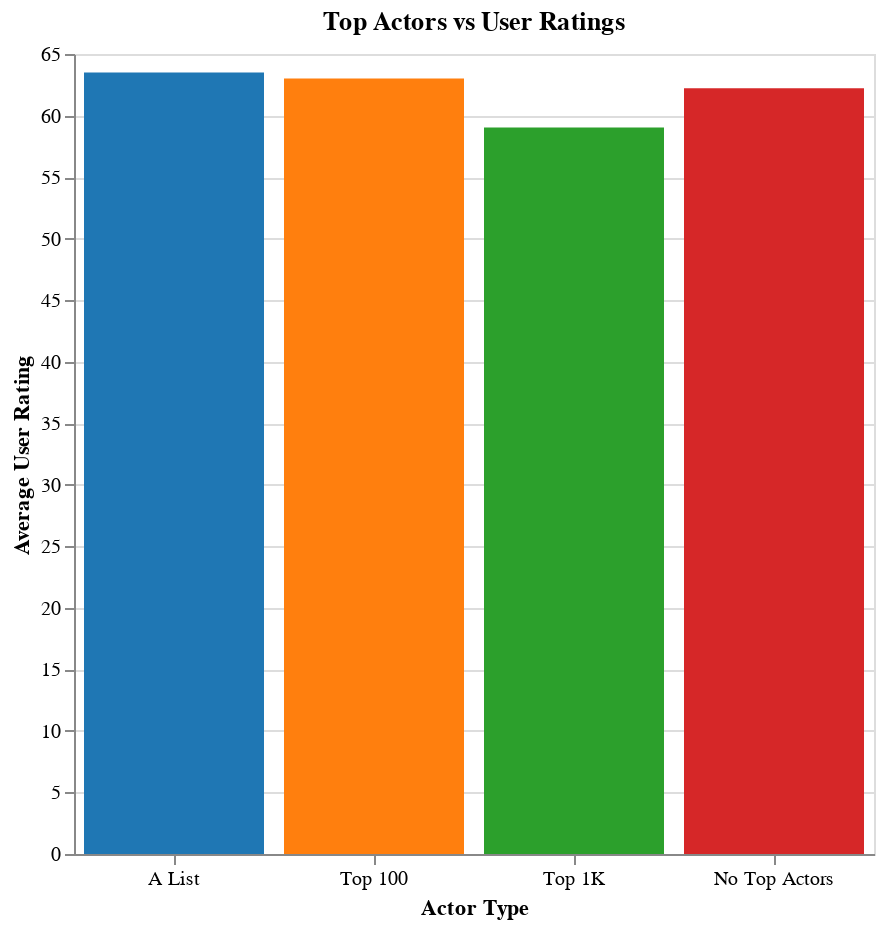

Here is the notebook cell this chart was saved with:
### Code cell
'''
Top actors vs User_Ratings
'''
import pandas as pd
import altair as alt

# load data
data = pd.read_csv('data/master_dataset.csv')

# calculate average user rating for movies with A-list actors
alist_avg_rating = data[data['a_list'] == 1]['audience_rating'].mean()

# calculate average user rating for movies with top 100 actors
top100_avg_rating = data[data['top_100'] == 1]['audience_rating'].mean()

# calculate average user rating for movies with top 1k actors
top1k_avg_rating = data[data['top_1k'] == 1]['audience_rating'].mean()

# calculate average user rating for movies without top actors
no_top_avg_rating = data[(data['a_list'] == 0) & (data['top_100'] == 0) & (data['top_1k'] == 0)]['user_rating'].mean()

# create a DataFrame to use for plotting
plot_data = pd.DataFrame({
    'actor_type': ['A List', 'Top 100', 'Top 1K', 'No Top Actors'],
    'average_rating': [alist_avg_rating, top100_avg_rating, top1k_avg_rating, no_top_avg_rating]
})

# create bar chart
chart = alt.Chart(plot_data).mark_bar().encode(
    x=alt.X('actor_type', title='Actor Type', axis=alt.Axis(labelAngle=0),sort=['A List', 'Top 100', 'Top 1K', 'No Top Actors']),
    y=alt.Y('average_rating', title='Average User Rating'),
    color=alt.Color('actor_type', legend=None, scale=alt.Scale(domain=['A List', 'Top 100', 'Top 1K', 'No Top Actors'], range=['#1f77b4', '#ff7f0e', '#2ca02c', '#d62728'])),
    tooltip=['actor_type:N', 'average_rating:Q']
).properties(
    title='Top Actors vs User Ratings',
    width=400,
    height=400
).interactive()


# display chart
chart.display()

### Figure 1 — Vega-Lite specification as saved in the notebook (floating-point values rounded to 4 significant figures)
{"config": {"view": {"continuousWidth": 400, "continuousHeight": 300}}, "data": {"name": "data-0a46e33fa7d858cc73c798694600e883"}, "mark": "bar", "encoding": {"color": {"field": "actor_type", "legend": null, "scale": {"domain": ["A List", "Top 100", "Top 1K", "No Top Actors"], "range": ["#1f77b4", "#ff7f0e", "#2ca02c", "#d62728"]}, "type": "nominal"}, "tooltip": [{"field": "actor_type", "type": "nominal"}, {"field": "average_rating", "type": "quantitative"}], "x": {"axis": {"labelAngle": 0}, "field": "actor_type", "sort": ["A List", "Top 100", "Top 1K", "No Top Actors"], "title": "Actor Type", "type": "nominal"}, "y": {"field": "average_rating", "title": "Average User Rating", "type": "quantitative"}}, "height": 400, "selection": {"selector073": {"type": "interval", "bind": "scales", "encodings": ["x", "y"]}}, "title": "Top Actors vs User Ratings", "width": 400, "$schema": "https://vega.github.io/schema/vega-lite/v4.17.0.json", "datasets": {"data-0a46e33fa7d858cc73c798694600e883": [{"actor_type": "A List", "average_rating": 63.49}, {"actor_type": "Top 100", "average_rating": 63.01}, {"actor_type": "Top 1K", "average_rating": 59.03}, {"actor_type": "No Top Actors", "average_rating": 62.22}]}}
